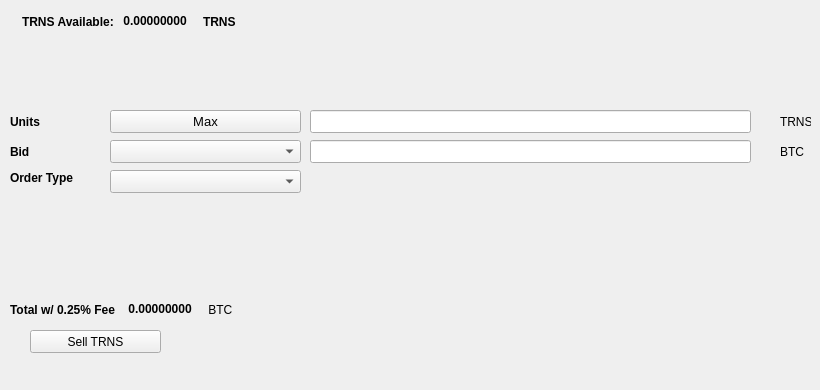
   <widget class="QWidget" name="SellTab">
    <attribute name="title">
     <string>Sell</string>
    </attribute>
    <widget class="QLabel" name="label_16">
     <property name="geometry">
      <rect>
       <x>780</x>
       <y>140</y>
       <width>31</width>
       <height>23</height>
      </rect>
     </property>
     <property name="text">
      <string>BTC</string>
     </property>
    </widget>
    <widget class="QComboBox" name="SellBidcomboBox">
     <property name="geometry">
      <rect>
       <x>110</x>
       <y>140</y>
       <width>191</width>
       <height>23</height>
      </rect>
     </property>
     <property name="font">
      <font>
       <pointsize>10</pointsize>
      </font>
     </property>
    </widget>
    <widget class="QLabel" name="label_18">
     <property name="geometry">
      <rect>
       <x>10</x>
       <y>110</y>
       <width>46</width>
       <height>23</height>
      </rect>
     </property>
     <property name="font">
      <font>
       <weight>75</weight>
       <bold>true</bold>
      </font>
     </property>
     <property name="text">
      <string>Units</string>
     </property>
    </widget>
    <widget class="QPushButton" name="Sell_Max_Amount">
     <property name="geometry">
      <rect>
       <x>110</x>
       <y>110</y>
       <width>191</width>
       <height>23</height>
      </rect>
     </property>
     <property name="font">
      <font>
       <pointsize>10</pointsize>
      </font>
     </property>
     <property name="text">
      <string>Max</string>
     </property>
    </widget>
    <widget class="QLabel" name="label_20">
     <property name="geometry">
      <rect>
       <x>10</x>
       <y>170</y>
       <width>91</width>
       <height>16</height>
      </rect>
     </property>
     <property name="font">
      <font>
       <weight>75</weight>
       <bold>true</bold>
      </font>
     </property>
     <property name="text">
      <string>Order Type</string>
     </property>
    </widget>
    <widget class="QComboBox" name="SellOrdertypeCombo">
     <property name="geometry">
      <rect>
       <x>110</x>
       <y>170</y>
       <width>191</width>
       <height>23</height>
      </rect>
     </property>
     <property name="font">
      <font>
       <pointsize>10</pointsize>
      </font>
     </property>
    </widget>
    <widget class="QLabel" name="label_21">
     <property name="geometry">
      <rect>
       <x>10</x>
       <y>140</y>
       <width>46</width>
       <height>23</height>
      </rect>
     </property>
     <property name="font">
      <font>
       <weight>75</weight>
       <bold>true</bold>
      </font>
     </property>
     <property name="text">
      <string>Bid</string>
     </property>
    </widget>
    <widget class="QLabel" name="label_22">
     <property name="geometry">
      <rect>
       <x>780</x>
       <y>110</y>
       <width>31</width>
       <height>23</height>
      </rect>
     </property>
     <property name="text">
      <string>TRNS</string>
     </property>
    </widget>
    <widget class="QLineEdit" name="UnitsInputTRNS">
     <property name="geometry">
      <rect>
       <x>310</x>
       <y>110</y>
       <width>441</width>
       <height>23</height>
      </rect>
     </property>
     <property name="font">
      <font>
       <pointsize>9</pointsize>
       <weight>75</weight>
       <bold>true</bold>
      </font>
     </property>
    </widget>
    <widget class="QLineEdit" name="SellBidPriceEdit">
     <property name="geometry">
      <rect>
       <x>310</x>
       <y>140</y>
       <width>441</width>
       <height>23</height>
      </rect>
     </property>
     <property name="font">
      <font>
       <pointsize>9</pointsize>
       <weight>75</weight>
       <bold>true</bold>
      </font>
     </property>
    </widget>
    <widget class="QPushButton" name="SellTRNSBTN">
     <property name="geometry">
      <rect>
       <x>30</x>
       <y>330</y>
       <width>131</width>
       <height>23</height>
      </rect>
     </property>
     <property name="text">
      <string>Sell TRNS</string>
     </property>
     <property name="icon">
      <iconset resource="../transcoin">
       <normaloff>:/icons/bitcoin</normaloff>:/icons/bitcoin</iconset>
     </property>
    </widget>
    <widget class="QWidget" name="layoutWidget3">
     <property name="geometry">
      <rect>
       <x>22</x>
       <y>12</y>
       <width>258</width>
       <height>19</height>
      </rect>
     </property>
     <layout class="QHBoxLayout" name="horizontalLayout">
      <item>
       <widget class="QLabel" name="label232_2">
        <property name="font">
         <font>
          <weight>75</weight>
          <bold>true</bold>
         </font>
        </property>
        <property name="text">
         <string>TRNS Available:</string>
        </property>
       </widget>
      </item>
      <item>
       <widget class="QLabel" name="TRNSAvailableLabel">
        <property name="palette">
         <palette>
          <active>
           <colorrole role="WindowText">
            <brush brushstyle="SolidPattern">
             <color alpha="255">
              <red>0</red>
              <green>0</green>
              <blue>0</blue>
             </color>
            </brush>
           </colorrole>
           <colorrole role="Button">
            <brush brushstyle="SolidPattern">
             <color alpha="255">
              <red>0</red>
              <green>170</green>
              <blue>0</blue>
             </color>
            </brush>
           </colorrole>
           <colorrole role="Light">
            <brush brushstyle="SolidPattern">
             <color alpha="255">
              <red>0</red>
              <green>255</green>
              <blue>0</blue>
             </color>
            </brush>
           </colorrole>
           <colorrole role="Midlight">
            <brush brushstyle="SolidPattern">
             <color alpha="255">
              <red>0</red>
              <green>212</green>
              <blue>0</blue>
             </color>
            </brush>
           </colorrole>
           <colorrole role="Dark">
            <brush brushstyle="SolidPattern">
             <color alpha="255">
              <red>0</red>
              <green>85</green>
              <blue>0</blue>
             </color>
            </brush>
           </colorrole>
           <colorrole role="Mid">
            <brush brushstyle="SolidPattern">
             <color alpha="255">
              <red>0</red>
              <green>113</green>
              <blue>0</blue>
             </color>
            </brush>
           </colorrole>
           <colorrole role="Text">
            <brush brushstyle="SolidPattern">
             <color alpha="255">
              <red>0</red>
              <green>170</green>
              <blue>0</blue>
             </color>
            </brush>
           </colorrole>
           <colorrole role="BrightText">
            <brush brushstyle="SolidPattern">
             <color alpha="255">
              <red>255</red>
              <green>255</green>
              <blue>255</blue>
             </color>
            </brush>
           </colorrole>
           <colorrole role="ButtonText">
            <brush brushstyle="SolidPattern">
             <color alpha="255">
              <red>0</red>
              <green>0</green>
              <blue>0</blue>
             </color>
            </brush>
           </colorrole>
           <colorrole role="Base">
            <brush brushstyle="SolidPattern">
             <color alpha="255">
              <red>255</red>
              <green>255</green>
              <blue>255</blue>
             </color>
            </brush>
           </colorrole>
           <colorrole role="Window">
            <brush brushstyle="SolidPattern">
             <color alpha="255">
              <red>0</red>
              <green>170</green>
              <blue>0</blue>
             </color>
            </brush>
           </colorrole>
           <colorrole role="Shadow">
            <brush brushstyle="SolidPattern">
             <color alpha="255">
              <red>0</red>
              <green>0</green>
              <blue>0</blue>
             </color>
            </brush>
           </colorrole>
           <colorrole role="AlternateBase">
            <brush brushstyle="SolidPattern">
             <color alpha="255">
              <red>127</red>
              <green>212</green>
              <blue>127</blue>
             </color>
            </brush>
           </colorrole>
           <colorrole role="ToolTipBase">
            <brush brushstyle="SolidPattern">
             <color alpha="255">
              <red>255</red>
              <green>255</green>
              <blue>220</blue>
             </color>
            </brush>
           </colorrole>
           <colorrole role="ToolTipText">
            <brush brushstyle="SolidPattern">
             <color alpha="255">
              <red>0</red>
              <green>0</green>
              <blue>0</blue>
             </color>
            </brush>
           </colorrole>
          </active>
          <inactive>
           <colorrole role="WindowText">
            <brush brushstyle="SolidPattern">
             <color alpha="255">
              <red>0</red>
              <green>0</green>
              <blue>0</blue>
             </color>
            </brush>
           </colorrole>
           <colorrole role="Button">
            <brush brushstyle="SolidPattern">
             <color alpha="255">
              <red>0</red>
              <green>170</green>
              <blue>0</blue>
             </color>
            </brush>
           </colorrole>
           <colorrole role="Light">
            <brush brushstyle="SolidPattern">
             <color alpha="255">
              <red>0</red>
              <green>255</green>
              <blue>0</blue>
             </color>
            </brush>
           </colorrole>
           <colorrole role="Midlight">
            <brush brushstyle="SolidPattern">
             <color alpha="255">
              <red>0</red>
              <green>212</green>
              <blue>0</blue>
             </color>
            </brush>
           </colorrole>
           <colorrole role="Dark">
            <brush brushstyle="SolidPattern">
             <color alpha="255">
              <red>0</red>
              <green>85</green>
              <blue>0</blue>
             </color>
            </brush>
           </colorrole>
           <colorrole role="Mid">
            <brush brushstyle="SolidPattern">
             <color alpha="255">
              <red>0</red>
              <green>113</green>
              <blue>0</blue>
             </color>
            </brush>
           </colorrole>
           <colorrole role="Text">
            <brush brushstyle="SolidPattern">
             <color alpha="255">
              <red>0</red>
              <green>170</green>
              <blue>0</blue>
             </color>
            </brush>
           </colorrole>
           <colorrole role="BrightText">
            <brush brushstyle="SolidPattern">
             <color alpha="255">
              <red>255</red>
              <green>255</green>
              <blue>255</blue>
             </color>
            </brush>
           </colorrole>
           <colorrole role="ButtonText">
            <brush brushstyle="SolidPattern">
             <color alpha="255">
              <red>0</red>
              <green>0</green>
              <blue>0</blue>
             </color>
            </brush>
           </colorrole>
           <colorrole role="Base">
            <brush brushstyle="SolidPattern">
             <color alpha="255">
              <red>255</red>
              <green>255</green>
              <blue>255</blue>
             </color>
            </brush>
           </colorrole>
           <colorrole role="Window">
            <brush brushstyle="SolidPattern">
             <color alpha="255">
              <red>0</red>
              <green>170</green>
              <blue>0</blue>
             </color>
            </brush>
           </colorrole>
           <colorrole role="Shadow">
            <brush brushstyle="SolidPattern">
             <color alpha="255">
              <red>0</red>
              <green>0</green>
              <blue>0</blue>
             </color>
            </brush>
           </colorrole>
           <colorrole role="AlternateBase">
            <brush brushstyle="SolidPattern">
             <color alpha="255">
              <red>127</red>
              <green>212</green>
              <blue>127</blue>
             </color>
            </brush>
           </colorrole>
           <colorrole role="ToolTipBase">
            <brush brushstyle="SolidPattern">
             <color alpha="255">
              <red>255</red>
              <green>255</green>
              <blue>220</blue>
             </color>
            </brush>
           </colorrole>
           <colorrole role="ToolTipText">
            <brush brushstyle="SolidPattern">
             <color alpha="255">
              <red>0</red>
              <green>0</green>
              <blue>0</blue>
             </color>
            </brush>
           </colorrole>
          </inactive>
          <disabled>
           <colorrole role="WindowText">
            <brush brushstyle="SolidPattern">
             <color alpha="255">
              <red>0</red>
              <green>85</green>
              <blue>0</blue>
             </color>
            </brush>
           </colorrole>
           <colorrole role="Button">
            <brush brushstyle="SolidPattern">
             <color alpha="255">
              <red>0</red>
              <green>170</green>
              <blue>0</blue>
             </color>
            </brush>
           </colorrole>
           <colorrole role="Light">
            <brush brushstyle="SolidPattern">
             <color alpha="255">
              <red>0</red>
              <green>255</green>
              <blue>0</blue>
             </color>
            </brush>
           </colorrole>
           <colorrole role="Midlight">
            <brush brushstyle="SolidPattern">
             <color alpha="255">
              <red>0</red>
              <green>212</green>
              <blue>0</blue>
             </color>
            </brush>
           </colorrole>
           <colorrole role="Dark">
            <brush brushstyle="SolidPattern">
             <color alpha="255">
              <red>0</red>
              <green>85</green>
              <blue>0</blue>
             </color>
            </brush>
           </colorrole>
           <colorrole role="Mid">
            <brush brushstyle="SolidPattern">
             <color alpha="255">
              <red>0</red>
              <green>113</green>
              <blue>0</blue>
             </color>
            </brush>
           </colorrole>
           <colorrole role="Text">
            <brush brushstyle="SolidPattern">
             <color alpha="255">
              <red>0</red>
              <green>85</green>
              <blue>0</blue>
             </color>
            </brush>
           </colorrole>
           <colorrole role="BrightText">
            <brush brushstyle="SolidPattern">
             <color alpha="255">
              <red>255</red>
              <green>255</green>
              <blue>255</blue>
             </color>
            </brush>
           </colorrole>
           <colorrole role="ButtonText">
            <brush brushstyle="SolidPattern">
             <color alpha="255">
              <red>0</red>
              <green>85</green>
              <blue>0</blue>
             </color>
            </brush>
           </colorrole>
           <colorrole role="Base">
            <brush brushstyle="SolidPattern">
             <color alpha="255">
              <red>0</red>
              <green>170</green>
              <blue>0</blue>
             </color>
            </brush>
           </colorrole>
           <colorrole role="Window">
            <brush brushstyle="SolidPattern">
             <color alpha="255">
              <red>0</red>
              <green>170</green>
              <blue>0</blue>
             </color>
            </brush>
           </colorrole>
           <colorrole role="Shadow">
            <brush brushstyle="SolidPattern">
             <color alpha="255">
              <red>0</red>
              <green>0</green>
              <blue>0</blue>
             </color>
            </brush>
           </colorrole>
           <colorrole role="AlternateBase">
            <brush brushstyle="SolidPattern">
             <color alpha="255">
              <red>0</red>
              <green>170</green>
              <blue>0</blue>
             </color>
            </brush>
           </colorrole>
           <colorrole role="ToolTipBase">
            <brush brushstyle="SolidPattern">
             <color alpha="255">
              <red>255</red>
              <green>255</green>
              <blue>220</blue>
             </color>
            </brush>
           </colorrole>
           <colorrole role="ToolTipText">
            <brush brushstyle="SolidPattern">
             <color alpha="255">
              <red>0</red>
              <green>0</green>
              <blue>0</blue>
             </color>
            </brush>
           </colorrole>
          </disabled>
         </palette>
        </property>
        <property name="font">
         <font>
          <weight>75</weight>
          <bold>true</bold>
         </font>
        </property>
        <property name="text">
         <string> 0.00000000 </string>
        </property>
        <property name="textInteractionFlags">
         <set>Qt::LinksAccessibleByMouse|Qt::TextSelectableByKeyboard|Qt::TextSelectableByMouse</set>
        </property>
       </widget>
      </item>
      <item>
       <widget class="QLabel" name="labelTRNS">
        <property name="font">
         <font>
          <weight>75</weight>
          <bold>true</bold>
         </font>
        </property>
        <property name="text">
         <string>TRNS</string>
        </property>
       </widget>
      </item>
     </layout>
    </widget>
    <widget class="QWidget" name="layoutWidget">
     <property name="geometry">
      <rect>
       <x>10</x>
       <y>300</y>
       <width>268</width>
       <height>19</height>
      </rect>
     </property>
     <layout class="QHBoxLayout" name="horizontalLayout_2">
      <item>
       <widget class="QLabel" name="label_19">
        <property name="font">
         <font>
          <weight>75</weight>
          <bold>true</bold>
         </font>
        </property>
        <property name="text">
         <string>Total w/ 0.25% Fee </string>
        </property>
       </widget>
      </item>
      <item>
       <widget class="QLabel" name="SellCostLabel">
        <property name="palette">
         <palette>
          <active>
           <colorrole role="WindowText">
            <brush brushstyle="SolidPattern">
             <color alpha="255">
              <red>0</red>
              <green>0</green>
              <blue>0</blue>
             </color>
            </brush>
           </colorrole>
           <colorrole role="Button">
            <brush brushstyle="SolidPattern">
             <color alpha="255">
              <red>0</red>
              <green>170</green>
              <blue>0</blue>
             </color>
            </brush>
           </colorrole>
           <colorrole role="Light">
            <brush brushstyle="SolidPattern">
             <color alpha="255">
              <red>0</red>
              <green>255</green>
              <blue>0</blue>
             </color>
            </brush>
           </colorrole>
           <colorrole role="Midlight">
            <brush brushstyle="SolidPattern">
             <color alpha="255">
              <red>0</red>
              <green>212</green>
              <blue>0</blue>
             </color>
            </brush>
           </colorrole>
           <colorrole role="Dark">
            <brush brushstyle="SolidPattern">
             <color alpha="255">
              <red>0</red>
              <green>85</green>
              <blue>0</blue>
             </color>
            </brush>
           </colorrole>
           <colorrole role="Mid">
            <brush brushstyle="SolidPattern">
             <color alpha="255">
              <red>0</red>
              <green>113</green>
              <blue>0</blue>
             </color>
            </brush>
           </colorrole>
           <colorrole role="Text">
            <brush brushstyle="SolidPattern">
             <color alpha="255">
              <red>0</red>
              <green>170</green>
              <blue>0</blue>
             </color>
            </brush>
           </colorrole>
           <colorrole role="BrightText">
            <brush brushstyle="SolidPattern">
             <color alpha="255">
              <red>255</red>
              <green>255</green>
              <blue>255</blue>
             </color>
            </brush>
           </colorrole>
           <colorrole role="ButtonText">
            <brush brushstyle="SolidPattern">
             <color alpha="255">
              <red>0</red>
              <green>0</green>
              <blue>0</blue>
             </color>
            </brush>
           </colorrole>
           <colorrole role="Base">
            <brush brushstyle="SolidPattern">
             <color alpha="255">
              <red>255</red>
              <green>255</green>
              <blue>255</blue>
             </color>
            </brush>
           </colorrole>
           <colorrole role="Window">
            <brush brushstyle="SolidPattern">
             <color alpha="255">
              <red>0</red>
              <green>170</green>
              <blue>0</blue>
             </color>
            </brush>
           </colorrole>
           <colorrole role="Shadow">
            <brush brushstyle="SolidPattern">
             <color alpha="255">
              <red>0</red>
              <green>0</green>
              <blue>0</blue>
             </color>
            </brush>
           </colorrole>
           <colorrole role="AlternateBase">
            <brush brushstyle="SolidPattern">
             <color alpha="255">
              <red>127</red>
              <green>212</green>
              <blue>127</blue>
             </color>
            </brush>
           </colorrole>
           <colorrole role="ToolTipBase">
            <brush brushstyle="SolidPattern">
             <color alpha="255">
              <red>255</red>
              <green>255</green>
              <blue>220</blue>
             </color>
            </brush>
           </colorrole>
           <colorrole role="ToolTipText">
            <brush brushstyle="SolidPattern">
             <color alpha="255">
              <red>0</red>
              <green>0</green>
              <blue>0</blue>
             </color>
            </brush>
           </colorrole>
          </active>
          <inactive>
           <colorrole role="WindowText">
            <brush brushstyle="SolidPattern">
             <color alpha="255">
              <red>0</red>
              <green>0</green>
              <blue>0</blue>
             </color>
            </brush>
           </colorrole>
           <colorrole role="Button">
            <brush brushstyle="SolidPattern">
             <color alpha="255">
              <red>0</red>
              <green>170</green>
              <blue>0</blue>
             </color>
            </brush>
           </colorrole>
           <colorrole role="Light">
            <brush brushstyle="SolidPattern">
             <color alpha="255">
              <red>0</red>
              <green>255</green>
              <blue>0</blue>
             </color>
            </brush>
           </colorrole>
           <colorrole role="Midlight">
            <brush brushstyle="SolidPattern">
             <color alpha="255">
              <red>0</red>
              <green>212</green>
              <blue>0</blue>
             </color>
            </brush>
           </colorrole>
           <colorrole role="Dark">
            <brush brushstyle="SolidPattern">
             <color alpha="255">
              <red>0</red>
              <green>85</green>
              <blue>0</blue>
             </color>
            </brush>
           </colorrole>
           <colorrole role="Mid">
            <brush brushstyle="SolidPattern">
             <color alpha="255">
              <red>0</red>
              <green>113</green>
              <blue>0</blue>
             </color>
            </brush>
           </colorrole>
           <colorrole role="Text">
            <brush brushstyle="SolidPattern">
             <color alpha="255">
              <red>0</red>
              <green>170</green>
              <blue>0</blue>
             </color>
            </brush>
           </colorrole>
           <colorrole role="BrightText">
            <brush brushstyle="SolidPattern">
             <color alpha="255">
              <red>255</red>
              <green>255</green>
              <blue>255</blue>
             </color>
            </brush>
           </colorrole>
           <colorrole role="ButtonText">
            <brush brushstyle="SolidPattern">
             <color alpha="255">
              <red>0</red>
              <green>0</green>
              <blue>0</blue>
             </color>
            </brush>
           </colorrole>
           <colorrole role="Base">
            <brush brushstyle="SolidPattern">
             <color alpha="255">
              <red>255</red>
              <green>255</green>
              <blue>255</blue>
             </color>
            </brush>
           </colorrole>
           <colorrole role="Window">
            <brush brushstyle="SolidPattern">
             <color alpha="255">
              <red>0</red>
              <green>170</green>
              <blue>0</blue>
             </color>
            </brush>
           </colorrole>
           <colorrole role="Shadow">
            <brush brushstyle="SolidPattern">
             <color alpha="255">
              <red>0</red>
              <green>0</green>
              <blue>0</blue>
             </color>
            </brush>
           </colorrole>
           <colorrole role="AlternateBase">
            <brush brushstyle="SolidPattern">
             <color alpha="255">
              <red>127</red>
              <green>212</green>
              <blue>127</blue>
             </color>
            </brush>
           </colorrole>
           <colorrole role="ToolTipBase">
            <brush brushstyle="SolidPattern">
             <color alpha="255">
              <red>255</red>
              <green>255</green>
              <blue>220</blue>
             </color>
            </brush>
           </colorrole>
           <colorrole role="ToolTipText">
            <brush brushstyle="SolidPattern">
             <color alpha="255">
              <red>0</red>
              <green>0</green>
              <blue>0</blue>
             </color>
            </brush>
           </colorrole>
          </inactive>
          <disabled>
           <colorrole role="WindowText">
            <brush brushstyle="SolidPattern">
             <color alpha="255">
              <red>0</red>
              <green>85</green>
              <blue>0</blue>
             </color>
            </brush>
           </colorrole>
           <colorrole role="Button">
            <brush brushstyle="SolidPattern">
             <color alpha="255">
              <red>0</red>
              <green>170</green>
              <blue>0</blue>
             </color>
            </brush>
           </colorrole>
           <colorrole role="Light">
            <brush brushstyle="SolidPattern">
             <color alpha="255">
              <red>0</red>
              <green>255</green>
              <blue>0</blue>
             </color>
            </brush>
           </colorrole>
           <colorrole role="Midlight">
            <brush brushstyle="SolidPattern">
             <color alpha="255">
              <red>0</red>
              <green>212</green>
              <blue>0</blue>
             </color>
            </brush>
           </colorrole>
           <colorrole role="Dark">
            <brush brushstyle="SolidPattern">
             <color alpha="255">
              <red>0</red>
              <green>85</green>
              <blue>0</blue>
             </color>
            </brush>
           </colorrole>
           <colorrole role="Mid">
            <brush brushstyle="SolidPattern">
             <color alpha="255">
              <red>0</red>
              <green>113</green>
              <blue>0</blue>
             </color>
            </brush>
           </colorrole>
           <colorrole role="Text">
            <brush brushstyle="SolidPattern">
             <color alpha="255">
              <red>0</red>
              <green>85</green>
              <blue>0</blue>
             </color>
            </brush>
           </colorrole>
           <colorrole role="BrightText">
            <brush brushstyle="SolidPattern">
             <color alpha="255">
              <red>255</red>
              <green>255</green>
              <blue>255</blue>
             </color>
            </brush>
           </colorrole>
           <colorrole role="ButtonText">
            <brush brushstyle="SolidPattern">
             <color alpha="255">
              <red>0</red>
              <green>85</green>
              <blue>0</blue>
             </color>
            </brush>
           </colorrole>
           <colorrole role="Base">
            <brush brushstyle="SolidPattern">
             <color alpha="255">
              <red>0</red>
              <green>170</green>
              <blue>0</blue>
             </color>
            </brush>
           </colorrole>
           <colorrole role="Window">
            <brush brushstyle="SolidPattern">
             <color alpha="255">
              <red>0</red>
              <green>170</green>
              <blue>0</blue>
             </color>
            </brush>
           </colorrole>
           <colorrole role="Shadow">
            <brush brushstyle="SolidPattern">
             <color alpha="255">
              <red>0</red>
              <green>0</green>
              <blue>0</blue>
             </color>
            </brush>
           </colorrole>
           <colorrole role="AlternateBase">
            <brush brushstyle="SolidPattern">
             <color alpha="255">
              <red>0</red>
              <green>170</green>
              <blue>0</blue>
             </color>
            </brush>
           </colorrole>
           <colorrole role="ToolTipBase">
            <brush brushstyle="SolidPattern">
             <color alpha="255">
              <red>255</red>
              <green>255</green>
              <blue>220</blue>
             </color>
            </brush>
           </colorrole>
           <colorrole role="ToolTipText">
            <brush brushstyle="SolidPattern">
             <color alpha="255">
              <red>0</red>
              <green>0</green>
              <blue>0</blue>
             </color>
            </brush>
           </colorrole>
          </disabled>
         </palette>
        </property>
        <property name="font">
         <font>
          <weight>75</weight>
          <bold>true</bold>
         </font>
        </property>
        <property name="autoFillBackground">
         <bool>false</bool>
        </property>
        <property name="text">
         <string> 0.00000000</string>
        </property>
        <property name="textInteractionFlags">
         <set>Qt::LinksAccessibleByMouse|Qt::TextSelectableByMouse</set>
        </property>
       </widget>
      </item>
      <item>
       <widget class="QLabel" name="label_17">
        <property name="font">
         <font>
          <weight>50</weight>
          <bold>false</bold>
         </font>
        </property>
        <property name="text">
         <string> BTC</string>
        </property>
       </widget>
      </item>
     </layout>
    </widget>
    <widget class="QLabel" name="label_23">
     <property name="geometry">
      <rect>
       <x>460</x>
       <y>300</y>
       <width>281</width>
       <height>81</height>
      </rect>
     </property>
     <property name="text">
      <string/>
     </property>
     <property name="pixmap">
      <pixmap>:/images/bittrex</pixmap>
     </property>
    </widget>
   </widget>
